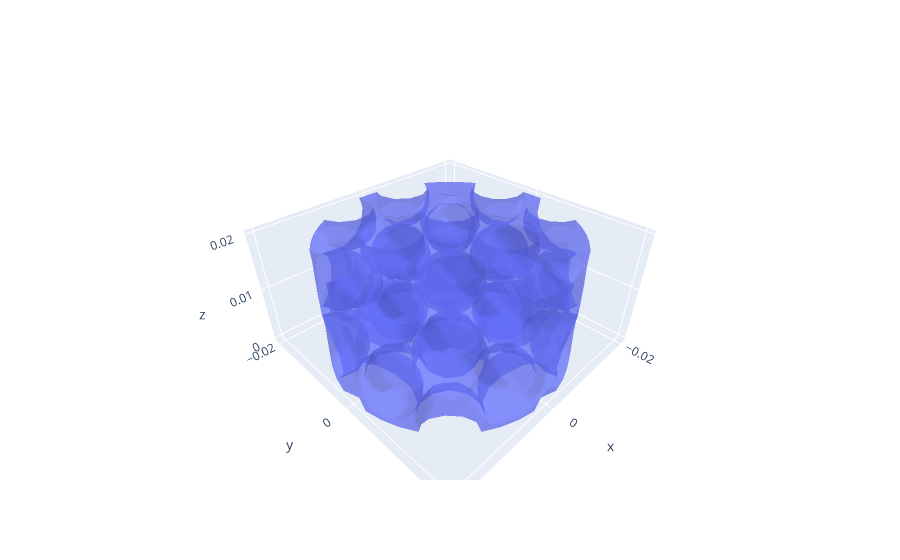

The notebook cell saved with this chart:
### Code cell
import plotly.graph_objects as go

msh = gmsh_matrix

# --------------------
# Visualize the geometry
# --------------------
x, y, z = msh.points.T
i, j, k = msh.cells_dict['triangle'].T

fig = go.Figure(data=[
    go.Mesh3d(
        x=x, y=y, z=z,
        i=i, j=j, k=k,
        showscale=True,name='y', 
        opacity=0.5
    )
])

fig.show()

### Figure 1 — Plotly figure (JSON) as saved in the notebook; plotly's stock layout.template omitted (floating-point values rounded to 4 significant figures; data arrays with more than 128 entries replaced by an {"elided": "..."} marker saying what was removed)
{"data": [{"i": {"elided": "4522 int values"}, "j": {"elided": "4522 int values"}, "k": {"elided": "4522 int values"}, "name": "y", "opacity": 0.5, "showscale": true, "type": "mesh3d", "x": {"elided": "2282 float values"}, "y": {"elided": "2282 float values"}, "z": {"elided": "2282 float values"}}], "layout": {}}
